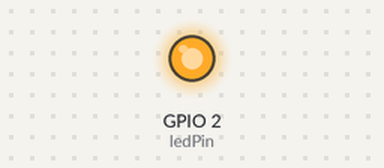
This sketch was run on a simulated ESP32. On the bench: output pins drawn as LEDs (lit = HIGH). WiFi joins after 1.5 s; servers stay silent unless stated; uploads are accepted with an empty reply; what the sketch prints to the serial monitor is not drawn.

Above: at 6.6 s.
At 16.8 s:
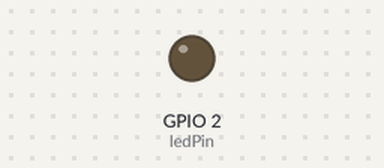
Timing chart, 0 to 28.0 s (numbered marks = the images above):
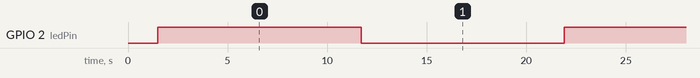

Measured:
- by itself, GPIO 2 (ledPin): alternates HIGH for 10.2 s and LOW for 10.2 s

The sketch:

web.ino
```cpp
#include <WiFi.h>
#include <HTTPClient.h>

// Thông tin WiFi
const char* ssid = "Hoang Phuc Sau";         // Thay bằng tên WiFi của bạn
const char* password = "";      // Thay bằng mật khẩu WiFi của bạn

// Địa chỉ server backend đã deploy trên Render
//const char* serverName = "https://esp32nhayled.onrender.com/update";
const char* serverName = "https://esp32-led-backend-zjcf.onrender.com/update";
// Chân kết nối LED
const int ledPin = 2;  // GPIO2 = LED D2

bool ledState = false;

void setup() {
  Serial.begin(115200);
  pinMode(ledPin, OUTPUT);

  // Kết nối WiFi
  Serial.print("Đang kết nối WiFi: ");
  WiFi.begin(ssid, password);
  while (WiFi.status() != WL_CONNECTED) {
    delay(500);
    Serial.print(".");
  }
  Serial.println(" Đã kết nối WiFi!");
}

void loop() {
  ledState = !ledState;
  digitalWrite(ledPin, ledState);   // Nhấp nháy LED

  sendStatusToServer(ledState);     // Gửi trạng thái LED lên server

  delay(10000);  // Nhấp nháy mỗi 1 giây
}

void sendStatusToServer(bool state) {
  if (WiFi.status() == WL_CONNECTED) {
    HTTPClient http;

    // Gửi dạng query string: /update?status=0 hoặc 1
    String fullUrl = String(serverName) + "?status=" + (state ? "1" : "0");
    http.begin(fullUrl);

    int responseCode = http.POST("");  // POST body rỗng
    Serial.print("Gửi trạng thái: ");
    Serial.println(state ? "1" : "0");
    Serial.print("Phản hồi server: ");
    Serial.println(responseCode);

    http.end();
  } else {
    Serial.println("WiFi mất kết nối!");
  }
}
```
